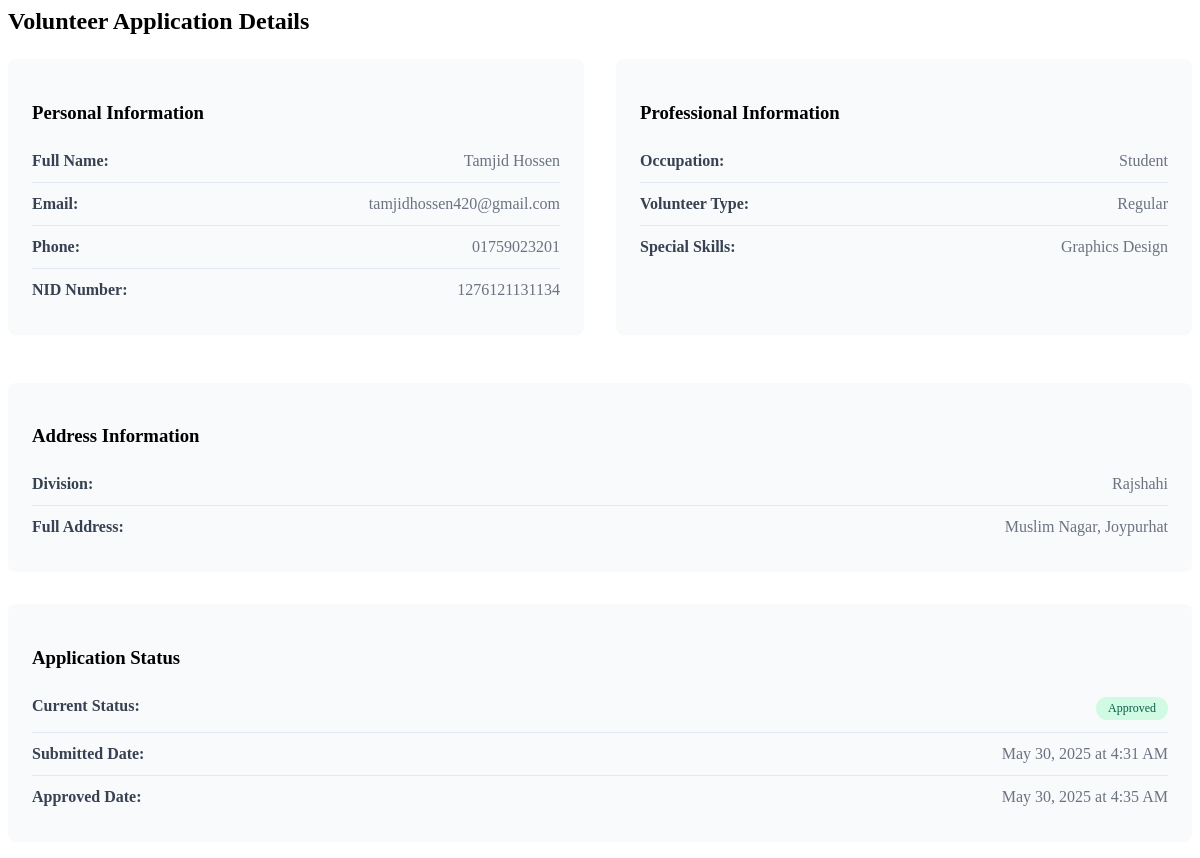
/admin/volunteer_details.php?id=1 (signed in), run on the app's committed database.
### tables this page shows
CREATE TABLE `volunteers` (
  `id` int(11) NOT NULL,
  `name` varchar(255) NOT NULL,
  `phone` varchar(20) NOT NULL,
  `email` varchar(255) NOT NULL,
  `facebook` varchar(255) DEFAULT NULL,
  `nid` varchar(50) NOT NULL,
  `occupation` varchar(100) NOT NULL,
  `volunteer_type` varchar(50) NOT NULL,
  `special_skills` text DEFAULT NULL,
  `present_division` varchar(50) NOT NULL,
  `present_address` text NOT NULL,
  `status` enum('pending','approved','rejected') DEFAULT 'pending',
  `submitted_at` timestamp NOT NULL DEFAULT current_timestamp(),
  `approved_at` timestamp NULL DEFAULT NULL,
  `approved_by` int(11) DEFAULT NULL
);

### admin/volunteer_details.php (the view, shortened to what this page needs)
<?php
$volunteer_id = isset($_GET['id']) ? intval($_GET['id']) : 0;
$conn = get_database_connection();
$sql = "SELECT * FROM volunteers WHERE id = ?";
$stmt = mysqli_prepare($conn, $sql);
mysqli_stmt_bind_param($stmt, "i", $volunteer_id);
mysqli_stmt_execute($stmt);
$result = mysqli_stmt_get_result($stmt);
$volunteer = mysqli_fetch_assoc($result);
?>
<h2>Volunteer Application Details</h2>
<div class="volunteer-detail-grid" style="display: grid; grid-template-columns: 1fr 1fr; gap: 2rem; margin-top: 1.5rem;">
    <div class="detail-section">
        <h3 style="color: var(--primary-color); margin-bottom: 1rem;">Personal Information</h3>
        <div class="detail-item">
            <strong>Full Name:</strong>
            <span><?php echo htmlspecialchars($volunteer['name']); ?></span>
        </div>
        <div class="detail-item">
            <strong>Email:</strong>
            <span><?php echo htmlspecialchars($volunteer['email']); ?></span>
        </div>
        <div class="detail-item">
            <strong>Phone:</strong>
            <span><?php echo htmlspecialchars($volunteer['phone']); ?></span>
        </div>
        <div class="detail-item">
            <strong>NID Number:</strong>
            <span><?php echo htmlspecialchars($volunteer['nid']); ?></span>
        </div>
    </div>
    <div class="detail-section">
        <h3 style="color: var(--primary-color); margin-bottom: 1rem;">Professional Information</h3>
        <div class="detail-item">
            <strong>Occupation:</strong>
            <span><?php echo htmlspecialchars(ucfirst($volunteer['occupation'])); ?></span>
        </div>
        <div class="detail-item">
            <strong>Volunteer Type:</strong>
            <span><?php echo htmlspecialchars(ucfirst(str_replace('_', ' ', $volunteer['volunteer_type']))); ?></span>
        </div>
        <?php if (!empty($volunteer['special_skills'])): ?>
        <div class="detail-item">
            <strong>Special Skills:</strong>
            <span><?php echo htmlspecialchars($volunteer['special_skills']); ?></span>
        </div>
        <?php endif; ?>
    </div>
</div>
<div class="detail-section" style="margin-top: 2rem;">
    <h3 style="color: var(--primary-color); margin-bottom: 1rem;">Address Information</h3>
    <div class="detail-item">
        <strong>Division:</strong>
        <span><?php echo htmlspecialchars(ucfirst($volunteer['present_division'])); ?></span>
    </div>
    <div class="detail-item">
        <strong>Full Address:</strong>
        <span><?php echo htmlspecialchars($volunteer['present_address']); ?></span>
    </div>
</div>
<div class="detail-section" style="margin-top: 2rem;">
    <h3 style="color: var(--primary-color); margin-bottom: 1rem;">Application Status</h3>
    <div class="detail-item">
        <strong>Current Status:</strong>
        <span class="status <?php echo $volunteer['status']; ?>" style="padding: 0.25rem 0.75rem; border-radius: 9999px; font-size: 0.75rem; font-weight: 500;">
            <?php echo ucfirst($volunteer['status']); ?>
        </span>
    </div>
    <div class="detail-item">
        <strong>Submitted Date:</strong>
        <span><?php echo date('F j, Y \a\t g:i A', strtotime($volunteer['submitted_at'])); ?></span>
    </div>
    <?php if ($volunteer['status'] === 'approved' && $volunteer['approved_at']): ?>
    <div class="detail-item">
        <strong>Approved Date:</strong>
        <span><?php echo date('F j, Y \a\t g:i A', strtotime($volunteer['approved_at'])); ?></span>
    </div>
    <?php endif; ?>
</div>

### admin/volunteer_details.php (style rules this page uses)
.detail-section { background: #f8fafc; padding: 1.5rem; border-radius: 8px; margin-bottom: 1rem; }
.detail-item { display: flex; justify-content: space-between; align-items: flex-start; padding: 0.75rem 0; border-bottom: 1px solid #e2e8f0; }
.detail-item:last-child { border-bottom: none; }
.detail-item strong { color: #374151; min-width: 120px; flex-shrink: 0; }
.detail-item span { color: #6b7280; text-align: right; word-break: break-word; }
.status.approved { background: #d1fae5; color: #065f46; }

### data on the page
volunteers: name "Tamjid Hossen", email "tamjidhossen420@gmail.com", phone "01759023201", nid "1276121131134", occupation "Student", volunteer_type "Regular", special_skills "Graphics Design", present_division "Rajshahi", present_address "Muslim Nagar, Joypurhat", status "Approved", submitted_at "May 30, 2025 at 4:31 AM", approved_at "May 30, 2025 at 4:35 AM"
